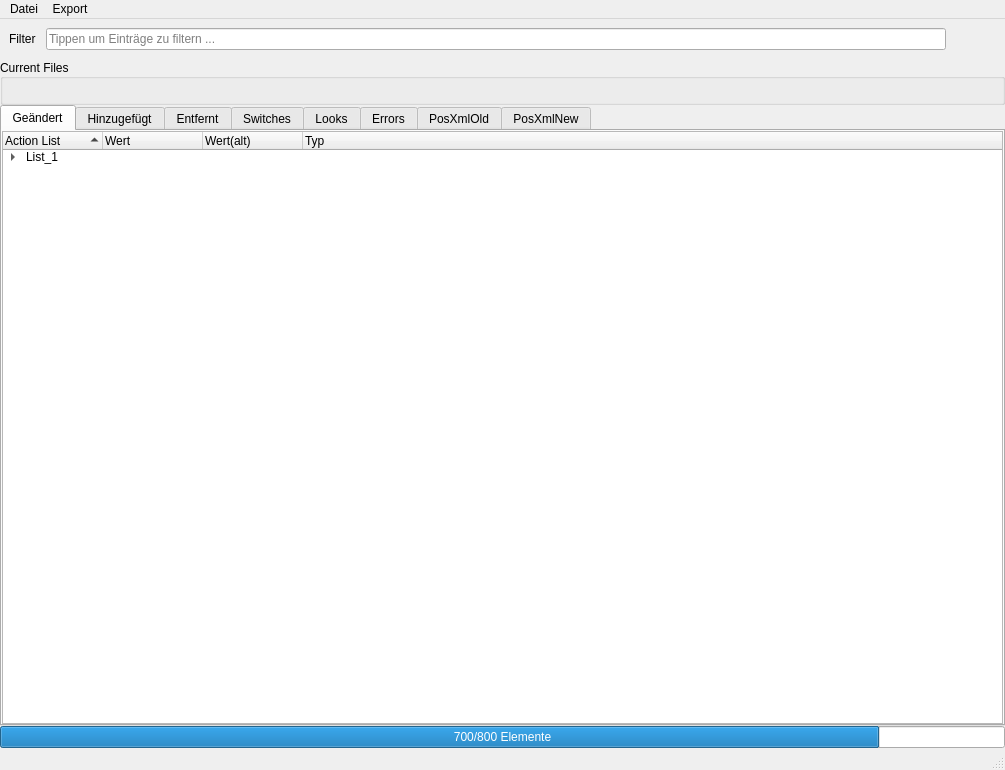
<?xml version="1.0" encoding="UTF-8"?>
<ui version="4.0">
 <class>SchnuffiWindow</class>
 <widget class="QMainWindow" name="SchnuffiWindow">
  <property name="geometry">
   <rect>
    <x>0</x>
    <y>0</y>
    <width>1005</width>
    <height>770</height>
   </rect>
  </property>
  <property name="windowTitle">
   <string>POS Schnuffi</string>
  </property>
  <property name="windowIcon">
   <iconset>
    <normaloff>:/main/assignment.svg</normaloff>:/main/assignment.svg</iconset>
  </property>
  <widget class="QWidget" name="centralwidget">
   <layout class="QVBoxLayout" name="verticalLayout">
    <property name="spacing">
     <number>0</number>
    </property>
    <property name="leftMargin">
     <number>0</number>
    </property>
    <property name="topMargin">
     <number>0</number>
    </property>
    <property name="rightMargin">
     <number>0</number>
    </property>
    <property name="bottomMargin">
     <number>0</number>
    </property>
    <item>
     <layout class="QHBoxLayout" name="filterLayout">
      <property name="spacing">
       <number>10</number>
      </property>
      <property name="leftMargin">
       <number>9</number>
      </property>
      <property name="topMargin">
       <number>9</number>
      </property>
      <property name="rightMargin">
       <number>9</number>
      </property>
      <property name="bottomMargin">
       <number>9</number>
      </property>
      <item>
       <widget class="QLabel" name="filterLabel">
        <property name="text">
         <string>Filter</string>
        </property>
       </widget>
      </item>
      <item>
       <widget class="QLineEdit" name="lineEditFilter">
        <property name="placeholderText">
         <string>Tippen um Einträge zu filtern ...</string>
        </property>
       </widget>
      </item>
      <item>
       <widget class="QPushButton" name="expandBtn">
        <property name="toolTip">
         <string>Alle Einträge aufklappen...</string>
        </property>
        <property name="text">
         <string/>
        </property>
        <property name="icon">
         <iconset>
          <normaloff>:/main/navicon.png</normaloff>:/main/navicon.png</iconset>
        </property>
        <property name="flat">
         <bool>true</bool>
        </property>
       </widget>
      </item>
     </layout>
    </item>
    <item>
     <widget class="QGroupBox" name="file_name_box">
      <property name="title">
       <string>Current Files</string>
      </property>
      <property name="alignment">
       <set>Qt::AlignLeading|Qt::AlignLeft|Qt::AlignVCenter</set>
      </property>
      <property name="flat">
       <bool>true</bool>
      </property>
      <layout class="QHBoxLayout" name="horizontalLayout">
       <property name="spacing">
        <number>3</number>
       </property>
       <property name="leftMargin">
        <number>3</number>
       </property>
       <property name="topMargin">
        <number>3</number>
       </property>
       <property name="rightMargin">
        <number>3</number>
       </property>
       <property name="bottomMargin">
        <number>6</number>
       </property>
       <item>
        <widget class="QLabel" name="old_file_label">
         <property name="text">
          <string>&lt;None&gt;</string>
         </property>
         <property name="wordWrap">
          <bool>true</bool>
         </property>
        </widget>
       </item>
       <item>
        <widget class="QLabel" name="new_file_label">
         <property name="text">
          <string>&lt;None&gt;</string>
         </property>
         <property name="wordWrap">
          <bool>true</bool>
         </property>
        </widget>
       </item>
      </layout>
     </widget>
    </item>
    <item>
     <widget class="QTabWidget" name="widgetTabs">
      <property name="currentIndex">
       <number>0</number>
      </property>
      <widget class="QWidget" name="modifiedTab">
       <attribute name="title">
        <string>Geändert</string>
       </attribute>
       <layout class="QVBoxLayout" name="verticalLayout_3">
        <property name="spacing">
         <number>0</number>
        </property>
        <property name="leftMargin">
         <number>0</number>
        </property>
        <property name="topMargin">
         <number>0</number>
        </property>
        <property name="rightMargin">
         <number>0</number>
        </property>
        <property name="bottomMargin">
         <number>0</number>
        </property>
        <item>
         <widget class="QTreeWidget" name="ModifiedWidget">
          <property name="selectionMode">
           <enum>QAbstractItemView::ExtendedSelection</enum>
          </property>
          <property name="sortingEnabled">
           <bool>true</bool>
          </property>
          <column>
           <property name="text">
            <string>Action List</string>
           </property>
          </column>
          <column>
           <property name="text">
            <string>Wert</string>
           </property>
          </column>
          <column>
           <property name="text">
            <string>Wert(alt)</string>
           </property>
          </column>
          <column>
           <property name="text">
            <string>Typ</string>
           </property>
          </column>
          <item>
           <property name="text">
            <string>List_1</string>
           </property>
           <item>
            <property name="text">
             <string>actor_name</string>
            </property>
            <property name="text">
             <string>0</string>
            </property>
            <property name="text">
             <string>1</string>
            </property>
            <property name="text">
             <string>switch</string>
            </property>
           </item>
          </item>
         </widget>
        </item>
       </layout>
      </widget>
      <widget class="QWidget" name="addedTab">
       <attribute name="title">
        <string>Hinzugefügt</string>
       </attribute>
       <layout class="QVBoxLayout" name="verticalLayout_2">
        <property name="spacing">
         <number>0</number>
        </property>
        <property name="leftMargin">
         <number>0</number>
        </property>
        <property name="topMargin">
         <number>0</number>
        </property>
        <property name="rightMargin">
         <number>0</number>
        </property>
        <property name="bottomMargin">
         <number>0</number>
        </property>
        <item>
         <widget class="QTreeWidget" name="AddedWidget">
          <property name="selectionMode">
           <enum>QAbstractItemView::ExtendedSelection</enum>
          </property>
          <property name="sortingEnabled">
           <bool>true</bool>
          </property>
          <column>
           <property name="text">
            <string>Action List</string>
           </property>
          </column>
          <column>
           <property name="text">
            <string>Wert</string>
           </property>
          </column>
          <column>
           <property name="text">
            <string>Wert(alt)</string>
           </property>
          </column>
          <column>
           <property name="text">
            <string>Typ</string>
           </property>
          </column>
          <item>
           <property name="text">
            <string>List_1</string>
           </property>
           <item>
            <property name="text">
             <string>actor_name</string>
            </property>
            <property name="text">
             <string>0</string>
            </property>
            <property name="text">
             <string>1</string>
            </property>
            <property name="text">
             <string>switch</string>
            </property>
           </item>
          </item>
         </widget>
        </item>
       </layout>
      </widget>
      <widget class="QWidget" name="removedTab">
       <attribute name="title">
        <string>Entfernt</string>
       </attribute>
       <layout class="QVBoxLayout" name="verticalLayout_4">
        <property name="spacing">
         <number>0</number>
        </property>
        <property name="leftMargin">
         <number>0</number>
        </property>
        <property name="topMargin">
         <number>0</number>
        </property>
        <property name="rightMargin">
         <number>0</number>
        </property>
        <property name="bottomMargin">
         <number>0</number>
        </property>
        <item>
         <widget class="QTreeWidget" name="RemovedWidget">
          <property name="selectionMode">
           <enum>QAbstractItemView::ExtendedSelection</enum>
          </property>
          <property name="sortingEnabled">
           <bool>true</bool>
          </property>
          <column>
           <property name="text">
            <string>Action List</string>
           </property>
          </column>
          <column>
           <property name="text">
            <string>Wert</string>
           </property>
          </column>
          <column>
           <property name="text">
            <string>Wert(alt)</string>
           </property>
          </column>
          <column>
           <property name="text">
            <string>Typ</string>
           </property>
          </column>
          <item>
           <property name="text">
            <string>List_1</string>
           </property>
           <item>
            <property name="text">
             <string>actor_name</string>
            </property>
            <property name="text">
             <string>0</string>
            </property>
            <property name="text">
             <string>1</string>
            </property>
            <property name="text">
             <string>switch</string>
            </property>
           </item>
          </item>
         </widget>
        </item>
       </layout>
      </widget>
      <widget class="QWidget" name="switchesTab">
       <attribute name="title">
        <string>Switches</string>
       </attribute>
       <layout class="QHBoxLayout" name="horizontalLayout_2">
        <property name="spacing">
         <number>0</number>
        </property>
        <property name="leftMargin">
         <number>0</number>
        </property>
        <property name="topMargin">
         <number>0</number>
        </property>
        <property name="rightMargin">
         <number>0</number>
        </property>
        <property name="bottomMargin">
         <number>0</number>
        </property>
        <item>
         <widget class="QTreeWidget" name="switchesWidget">
          <property name="sortingEnabled">
           <bool>true</bool>
          </property>
          <column>
           <property name="text">
            <string>Action List</string>
           </property>
          </column>
          <column>
           <property name="text">
            <string>Wert</string>
           </property>
          </column>
          <column>
           <property name="text">
            <string>Wert(alt)</string>
           </property>
          </column>
          <column>
           <property name="text">
            <string>Typ</string>
           </property>
          </column>
          <item>
           <property name="text">
            <string>List_1</string>
           </property>
           <item>
            <property name="text">
             <string>actor_name</string>
            </property>
            <property name="text">
             <string>0</string>
            </property>
            <property name="text">
             <string>1</string>
            </property>
            <property name="text">
             <string>switch</string>
            </property>
           </item>
          </item>
         </widget>
        </item>
       </layout>
      </widget>
      <widget class="QWidget" name="looksTab">
       <attribute name="title">
        <string>Looks</string>
       </attribute>
       <layout class="QVBoxLayout" name="verticalLayout_5">
        <property name="spacing">
         <number>0</number>
        </property>
        <property name="leftMargin">
         <number>0</number>
        </property>
        <property name="topMargin">
         <number>0</number>
        </property>
        <property name="rightMargin">
         <number>0</number>
        </property>
        <property name="bottomMargin">
         <number>0</number>
        </property>
        <item>
         <widget class="QTreeWidget" name="looksWidget">
          <property name="sortingEnabled">
           <bool>true</bool>
          </property>
          <column>
           <property name="text">
            <string>Action List</string>
           </property>
          </column>
          <column>
           <property name="text">
            <string>Wert</string>
           </property>
          </column>
          <column>
           <property name="text">
            <string>Wert(alt)</string>
           </property>
          </column>
          <column>
           <property name="text">
            <string>Typ</string>
           </property>
          </column>
          <item>
           <property name="text">
            <string>List_1</string>
           </property>
           <item>
            <property name="text">
             <string>actor_name</string>
            </property>
            <property name="text">
             <string>0</string>
            </property>
            <property name="text">
             <string>1</string>
            </property>
            <property name="text">
             <string>switch</string>
            </property>
           </item>
          </item>
         </widget>
        </item>
       </layout>
      </widget>
      <widget class="QWidget" name="errorsTab">
       <attribute name="title">
        <string>Errors</string>
       </attribute>
       <layout class="QVBoxLayout" name="verticalLayout_7">
        <property name="spacing">
         <number>0</number>
        </property>
        <property name="leftMargin">
         <number>0</number>
        </property>
        <property name="topMargin">
         <number>0</number>
        </property>
        <property name="rightMargin">
         <number>0</number>
        </property>
        <property name="bottomMargin">
         <number>0</number>
        </property>
        <item>
         <widget class="QTextEdit" name="errorTextWidget"/>
        </item>
       </layout>
      </widget>
      <widget class="QWidget" name="posOldTab">
       <attribute name="title">
        <string>PosXmlOld</string>
       </attribute>
       <layout class="QHBoxLayout" name="horizontalLayout_3">
        <property name="spacing">
         <number>0</number>
        </property>
        <property name="leftMargin">
         <number>0</number>
        </property>
        <property name="topMargin">
         <number>0</number>
        </property>
        <property name="rightMargin">
         <number>0</number>
        </property>
        <property name="bottomMargin">
         <number>0</number>
        </property>
        <item>
         <widget class="QTreeWidget" name="posOldWidget">
          <property name="selectionMode">
           <enum>QAbstractItemView::ExtendedSelection</enum>
          </property>
          <column>
           <property name="text">
            <string>ActionList</string>
           </property>
          </column>
          <column>
           <property name="text">
            <string>Value</string>
           </property>
          </column>
          <column>
           <property name="text">
            <string>Type</string>
           </property>
          </column>
         </widget>
        </item>
       </layout>
      </widget>
      <widget class="QWidget" name="posNewTab">
       <attribute name="title">
        <string>PosXmlNew</string>
       </attribute>
       <layout class="QVBoxLayout" name="verticalLayout_6">
        <property name="spacing">
         <number>0</number>
        </property>
        <property name="leftMargin">
         <number>0</number>
        </property>
        <property name="topMargin">
         <number>0</number>
        </property>
        <property name="rightMargin">
         <number>0</number>
        </property>
        <property name="bottomMargin">
         <number>0</number>
        </property>
        <item>
         <widget class="QTreeWidget" name="posNewWidget">
          <property name="selectionMode">
           <enum>QAbstractItemView::ExtendedSelection</enum>
          </property>
          <column>
           <property name="text">
            <string>ActionList</string>
           </property>
          </column>
          <column>
           <property name="text">
            <string>Value</string>
           </property>
          </column>
          <column>
           <property name="text">
            <string>Type</string>
           </property>
          </column>
         </widget>
        </item>
       </layout>
      </widget>
     </widget>
    </item>
    <item>
     <widget class="QProgressBar" name="progressBar">
      <property name="minimum">
       <number>0</number>
      </property>
      <property name="maximum">
       <number>800</number>
      </property>
      <property name="value">
       <number>700</number>
      </property>
      <property name="alignment">
       <set>Qt::AlignCenter</set>
      </property>
      <property name="format">
       <string>%v/%m Elemente</string>
      </property>
     </widget>
    </item>
   </layout>
  </widget>
  <widget class="QMenuBar" name="menubar">
   <property name="geometry">
    <rect>
     <x>0</x>
     <y>0</y>
     <width>1005</width>
     <height>18</height>
    </rect>
   </property>
   <widget class="QMenu" name="menuDatei">
    <property name="title">
     <string>Datei</string>
    </property>
    <addaction name="actionOpen"/>
    <addaction name="actionBeenden"/>
   </widget>
   <widget class="QMenu" name="menuExport">
    <property name="title">
     <string>Export</string>
    </property>
    <addaction name="actionExport"/>
    <addaction name="actionExportPos"/>
   </widget>
   <addaction name="menuDatei"/>
   <addaction name="menuExport"/>
  </widget>
  <widget class="QStatusBar" name="statusbar"/>
  <action name="actionBeenden">
   <property name="icon">
    <iconset>
     <normaloff>:/main/sad.png</normaloff>:/main/sad.png</iconset>
   </property>
   <property name="text">
    <string>Beenden</string>
   </property>
  </action>
  <action name="actionOpen">
   <property name="icon">
    <iconset>
     <normaloff>:/main/folder.png</normaloff>:/main/folder.png</iconset>
   </property>
   <property name="text">
    <string>Vergleichen ...</string>
   </property>
  </action>
  <action name="actionSearch">
   <property name="text">
    <string>Suche</string>
   </property>
   <property name="shortcut">
    <string>Ctrl+F</string>
   </property>
  </action>
  <action name="actionExport">
   <property name="icon">
    <iconset>
     <normaloff>:/main/disk.png</normaloff>:/main/disk.png</iconset>
   </property>
   <property name="text">
    <string>Selektierte Action Listen ...</string>
   </property>
   <property name="statusTip">
    <string>Exportiert selektierte Action Listen aus neuer XML Datei in benutzerdefinierte Xml Datei.</string>
   </property>
  </action>
  <action name="actionExportPos">
   <property name="icon">
    <iconset>
     <normaloff>:/main/storage.png</normaloff>:/main/storage.png</iconset>
   </property>
   <property name="text">
    <string>Aktualisierte POS Xml ...</string>
   </property>
   <property name="statusTip">
    <string>Ersetzt im Baum selektierte actionList Elemente in alter POS Xml mit Elementen aus neuer POS Xml Datei.</string>
   </property>
  </action>
 </widget>
 <resources>
  <include location="res/pos_schnuffi_res.qrc"/>
 </resources>
 <connections/>
</ui>
